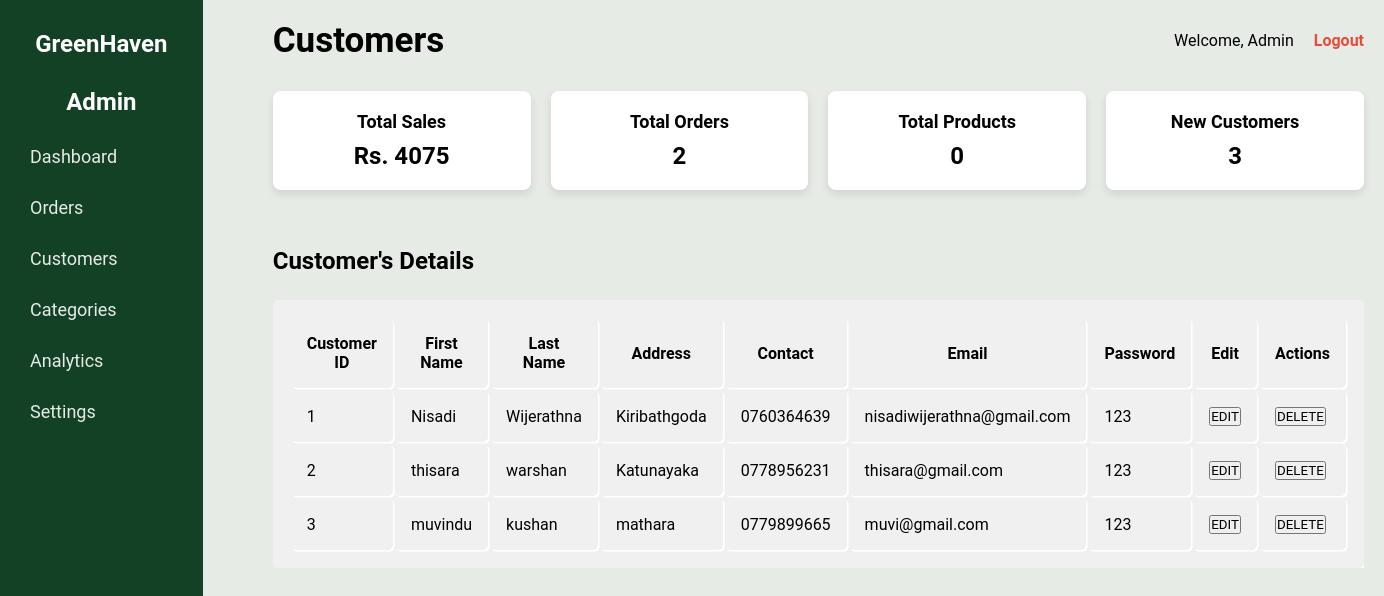
Page /User/customer.php on the committed database.
### tables this page shows
CREATE TABLE `user1` (
  `Customer_ID` int(75) NOT NULL,
  `fname` varchar(75) NOT NULL,
  `lname` varchar(75) NOT NULL,
  `Address` varchar(150) NOT NULL,
  `Contact` varchar(11) NOT NULL,
  `email` varchar(75) NOT NULL,
  `Password` int(50) NOT NULL
);

### User/customer.php (the view, shortened to what this page needs)
<!DOCTYPE html>
<html lang="en">
<head>
    <link rel="stylesheet" href="https://cdnjs.cloudflare.com/ajax/libs/font-awesome/6.6.0/css/all.min.css">
    <link rel="stylesheet" href="admin.css">
    <link rel="stylesheet" href="order.css">
</head>
<body>
    <div class="sidebar">
        <h2>GreenHaven </h2><h2>Admin</h2>
        <ul>
            <li><a href="dashboard.php">Dashboard</a></li>
            <li><a href="orders.php">Orders</a></li>
            <li><a href="customer.php">Customers</a></li>
            <li><a href="categories.php">Categories</a></li>
            <li><a href="#">Analytics</a></li>
            <li><a href="#">Settings</a></li>
        </ul>
    </div>
    <div class="main-content">
        <header>
            <h1>Customers</h1>
            <form class="user-info" action="submitform.php" method="post">
                <span>Welcome, Admin</span>
                <a href="login.php" name="logoutbtn" class="logout">Logout</a>
            </form>
        </header>
        <section class="dashboard-cards">
        <div class="card">
            <h3>Total Sales</h3>
            <div>
            <?php
            $conn = mysqli_connect("localhost", "root", "", "greenhaven");
            $sql = "SELECT Total FROM `order1` ORDER BY Total";
            $result = mysqli_query($conn, $sql);
            if (mysqli_num_rows($result) > 0) {
                $total = 0;
                while ($row = mysqli_fetch_assoc($result)) {
                    $total += $row['Total'];
                }
                echo '<h1>Rs. ' . $total . '</h1>';
            } else {
                echo '<h1>No data available</h1>';
            }
            ?>
            </div>
        </div>
        <div class="card">
            <h3>Total Orders</h3>
            <?php
            $sql = "SELECT Order_ID FROM `order1`";
            $result = mysqli_query($conn, $sql);
            if ($result) {
                $queryResults = mysqli_num_rows($result);
                echo '<h1>' . $queryResults . '</h1>';
            } else {
                echo '<h1>Error fetching data</h1>';
            }
            ?>
        </div>
        <div class="card">
            <h3>Total Products</h3>
            <?php
            $sql = "SELECT Item_ID FROM item1";
            $result = mysqli_query($conn, $sql);
            if ($result) {
                $queryResults = mysqli_num_rows($result);
                echo '<h1>' . $queryResults . '</h1>';
            } else {
                echo '<h1>Error fetching data</h1>';
            }
            ?>
        </div>
        <div class="card">
            <h3>New Customers</h3>
            <?php
            $sql = "SELECT Customer_ID FROM user1";
            $result = mysqli_query($conn, $sql);
            if ($result) {
                $queryResults = mysqli_num_rows($result);
                echo '<h1>' . $queryResults . '</h1>';
            } else {
                echo '<h1>Error fetching data</h1>';
            }
            ?>
        </div>
        </section>
        <br><br><br>
        <main class="table">
            <section class="table_heading">
                <h1>Customer's Details</h1>
            </section>
            <section class="table_body">
<?php
$sql = "SELECT * FROM user1";
$result = mysqli_query($conn, $sql);
?>
    <table>
    <thead>
        <tr>
            <th>Customer ID</th>
            <th>First Name</th>
            <th>Last Name</th>
            <th>Address</th>
            <th>Contact</th>
            <th>Email</th>
            <th>Password</th>
            <th>Edit</th>
            <th>Actions</th>
        </tr>
    </thead>
    <tbody>
    <?php
    if (mysqli_num_rows($result) > 0) {
        while ($row = mysqli_fetch_assoc($result)) {
            ?>
            <tr>
                <td><?php echo $row['Customer_ID']; ?></td>
                <td><?php echo $row['fname']; ?></td>
                <td><?php echo $row['lname']; ?></td>
                <td><?php echo $row['Address']; ?></td>
                <td><?php echo $row['Contact']; ?></td>
                <td><?php echo $row['email']; ?></td>
                <td><?php echo $row['Password']; ?></td>
                <td>
                    <form action="customer.php" method="GET">
                        <button type="submit" name="editbtn" class="btn btn-warning">EDIT</button>
                    </form>
                </td>
                <td>
                    <form action="code.php" method="post">
                        <button type="submit" name="deleteuserbtn" class="btn btn-danger">DELETE</button>
                    </form>
                </td>
            </tr>
            <?php
         }
        } else {
            echo "<tr><td colspan='7'>No Record Found</td></tr>";
        }
        ?>
    </tbody>
</table>
</section>
    </main>
    </div>
</body>
</html>

### User/admin.css (style rules this page uses)
* { margin: 0; padding: 0; box-sizing: border-box; font-family: 'Roboto', sans-serif; }
body { font-family: 'Roboto', sans-serif; display: flex; min-height: 100vh; background-color: #e6ebe6; }
.sidebar { width: 250px; background-color: #124125; color: #fff; padding: 30px; height: auto; }
.sidebar h2 { text-align: center; margin-bottom: 30px; }
.sidebar ul { list-style-type: none; }
.sidebar ul li { margin-bottom: 30px; }
.sidebar ul li a { color: #e6ebe6; text-decoration: none; font-size: 18px; }
.main-content { flex: 1; padding: 20px; }
header { display: flex; justify-content: space-between; align-items: center; margin-bottom: 30px; margin-left: 50px; }
header h1 { font-size: 35px; color: #000000; }
header .user-info { display: flex; align-items: center; }
header .user-info span { margin-right: 20px; font-size: 16px; color: #000000; }
header .logout { text-decoration: none; color: #e74c3c; font-weight: bold; }
.dashboard-cards { display: grid; grid-template-columns: repeat(4, 1fr); gap: 20px; margin-left: 50px; }
.card { background-color: #ffffff; padding: 20px; border-radius: 8px; box-shadow: 0 4px 8px rgba(0, 0, 0, 0.1); text-align: center; }
.card h3 { font-size: 18px; color: #000000; margin-bottom: 10px; }
.table_heading { margin-left: 50px; }
table, th, td { margin-left: 50px; width: 75vw; padding: 1rem; box-shadow: 0.1rem .1rem #fff; border-radius: 5px; background-color: #f0f0f0; }
.table_body { margin-top: 25px; overflow: hidden; }

### rows in the picture
user1: Customer_ID "1", fname "Nisadi", lname "Wijerathna", Address "Kiribathgoda", Contact "0760364639", email "nisadiwijerathna@gmail.com", Password "123"
user1: Customer_ID "2", fname "thisara", lname "warshan", Address "Katunayaka", Contact "0778956231", email "thisara@gmail.com", Password "123"
user1: Customer_ID "3", fname "muvindu", lname "kushan", Address "mathara", Contact "0779899665", email "muvi@gmail.com", Password "123"

### other values in the picture
$total "4075"
$queryResults "2"
$queryResults "0"
$queryResults "3"
